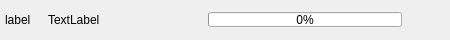
<?xml version="1.0" encoding="UTF-8"?>
<ui version="4.0">
 <class>DownloadItemWidget</class>
 <widget class="QWidget" name="DownloadItemWidget">
  <property name="geometry">
   <rect>
    <x>0</x>
    <y>0</y>
    <width>450</width>
    <height>40</height>
   </rect>
  </property>
  <property name="windowTitle">
   <string>Form</string>
  </property>
  <layout class="QHBoxLayout" name="horizontalLayout">
   <property name="spacing">
    <number>10</number>
   </property>
   <property name="leftMargin">
    <number>2</number>
   </property>
   <property name="topMargin">
    <number>2</number>
   </property>
   <property name="rightMargin">
    <number>2</number>
   </property>
   <property name="bottomMargin">
    <number>2</number>
   </property>
   <item>
    <widget class="QWidget" name="widget" native="true">
     <property name="minimumSize">
      <size>
       <width>36</width>
       <height>36</height>
      </size>
     </property>
     <property name="maximumSize">
      <size>
       <width>36</width>
       <height>36</height>
      </size>
     </property>
     <layout class="QVBoxLayout" name="verticalLayout">
      <property name="leftMargin">
       <number>3</number>
      </property>
      <property name="topMargin">
       <number>3</number>
      </property>
      <property name="rightMargin">
       <number>3</number>
      </property>
      <property name="bottomMargin">
       <number>3</number>
      </property>
      <item>
       <widget class="QLabel" name="labelIcon">
        <property name="sizePolicy">
         <sizepolicy hsizetype="Fixed" vsizetype="Fixed">
          <horstretch>0</horstretch>
          <verstretch>0</verstretch>
         </sizepolicy>
        </property>
        <property name="minimumSize">
         <size>
          <width>30</width>
          <height>30</height>
         </size>
        </property>
        <property name="maximumSize">
         <size>
          <width>30</width>
          <height>30</height>
         </size>
        </property>
        <property name="text">
         <string>label</string>
        </property>
       </widget>
      </item>
     </layout>
    </widget>
   </item>
   <item>
    <widget class="QLabel" name="labelText">
     <property name="minimumSize">
      <size>
       <width>150</width>
       <height>0</height>
      </size>
     </property>
     <property name="maximumSize">
      <size>
       <width>150</width>
       <height>16777215</height>
      </size>
     </property>
     <property name="text">
      <string>TextLabel</string>
     </property>
     <property name="alignment">
      <set>Qt::AlignLeading|Qt::AlignLeft|Qt::AlignVCenter</set>
     </property>
    </widget>
   </item>
   <item>
    <widget class="QProgressBar" name="progressBar">
     <property name="sizePolicy">
      <sizepolicy hsizetype="Expanding" vsizetype="Fixed">
       <horstretch>0</horstretch>
       <verstretch>0</verstretch>
      </sizepolicy>
     </property>
     <property name="minimumSize">
      <size>
       <width>0</width>
       <height>0</height>
      </size>
     </property>
     <property name="maximumSize">
      <size>
       <width>16777215</width>
       <height>15</height>
      </size>
     </property>
     <property name="value">
      <number>0</number>
     </property>
    </widget>
   </item>
   <item>
    <widget class="QToolButton" name="tBtnOpenDir">
     <property name="minimumSize">
      <size>
       <width>36</width>
       <height>36</height>
      </size>
     </property>
     <property name="maximumSize">
      <size>
       <width>36</width>
       <height>36</height>
      </size>
     </property>
     <property name="text">
      <string/>
     </property>
     <property name="icon">
      <iconset resource="res.qrc">
       <normaloff>:/img/file.png</normaloff>:/img/file.png</iconset>
     </property>
     <property name="iconSize">
      <size>
       <width>230</width>
       <height>20</height>
      </size>
     </property>
     <property name="autoRaise">
      <bool>true</bool>
     </property>
    </widget>
   </item>
  </layout>
 </widget>
 <resources>
  <include location="res.qrc"/>
 </resources>
 <connections/>
</ui>
